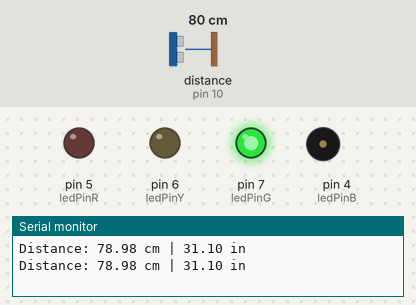
A sketch run on a simulated Arduino Uno, built with avr-gcc and run on an emulated ATmega328P. Parts: output pins drawn as LEDs (lit = HIGH), buzzer (waves = sounding), the last lines printed to the serial monitor. Wiring (inferred from the names in the program): ultrasonic range finder: trigger pin 9; echo pin 10. Inputs (shaded band) come from the test bench; at power-on: distance to the obstacle (sensor on pin 10) 80 cm. The echo pulse lasts 58.3 µs per cm; pins used as bus, display or sensor lines are not drawn.

Above: at 1.8 s.
1.9 s: distance to the obstacle (sensor on pin 10) set to 55 cm
3.4 s: distance to the obstacle (sensor on pin 10) set to 48 cm
At 4.9 s:
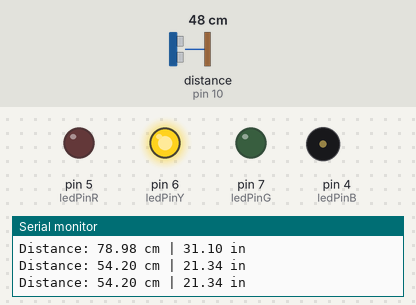
7.5 s: distance to the obstacle (sensor on pin 10) set to 18 cm
At 9.1 s:
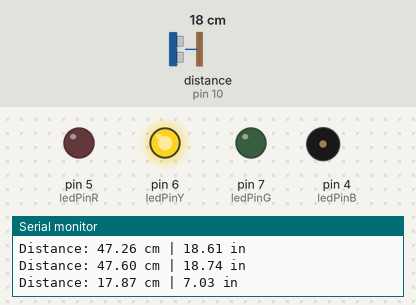
11.0 s: distance to the obstacle (sensor on pin 10) set to 14 cm
At 13.4 s:
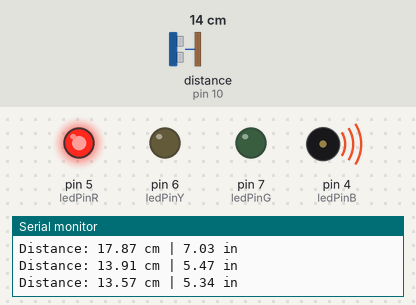
13.7 s: distance to the obstacle (sensor on pin 10) set to 35 cm
At 14.6 s:
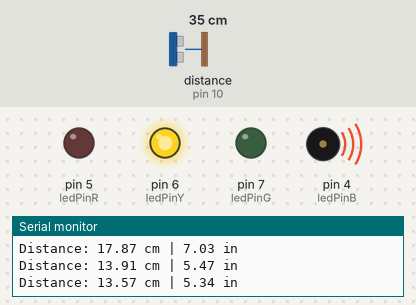
17.8 s: distance to the obstacle (sensor on pin 10) set to 2 cm
At 18.6 s:
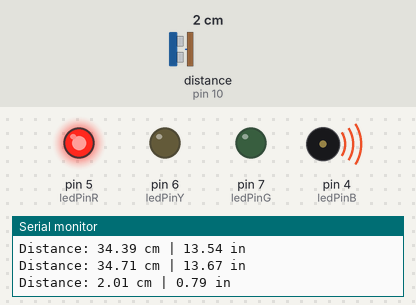
Timing chart, 0 to 20.7 s (numbered marks = the images above; inputs shaded):
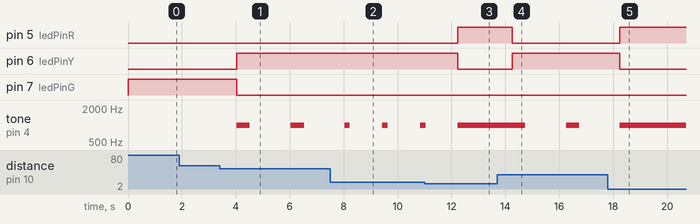

The sketch:

ParkingSystemWithUltraSoundSensorandBuzzer.ino
```cpp
const int trigPin = 9;
const int echoPin = 10;
const int ledPinG = 7;
const int ledPinY = 6;
const int ledPinR = 5;
const int ledPinB =4;

float duration; // variable to store pulse duration
float distanceCM; // variable to store distance in CM
float distanceIN; // variable to store distance in IN

void setup() {
  Serial.begin(9600);
  pinMode(trigPin, OUTPUT);
  pinMode(echoPin, INPUT);
  pinMode(ledPinG, OUTPUT);
  pinMode(ledPinY, OUTPUT);
  pinMode(ledPinR, OUTPUT);
  tone(ledPinB, 1000);   // 1000 Hz sound
}

void loop() {
  // start with a clean signal
  digitalWrite(trigPin, LOW);
  delayMicroseconds(2);
  // send trigger signal
  digitalWrite(trigPin, HIGH);
  delayMicroseconds(10);
  digitalWrite(trigPin, LOW);
  // return pulse duration in microseconds
  // if set to HIGH, pulseIn() waits for the pin to go from LOW to HIGH
  // stops timing when pin goes back LOW
  duration = pulseIn(echoPin, HIGH);
  // convert m/s to in/microsec
  // 343 m/s = .034 cm/microseconds
  distanceCM = (duration * 0.034) / 2;
  // convert to inches, 1in = 2.54cm
  distanceIN = distanceCM / 2.54;
  // print distance to Serial Monitor

//seting up an if statement
if (distanceCM < 15) {
  // VERY CLOSE → constant tone
  digitalWrite(ledPinG, LOW);
  digitalWrite(ledPinY, LOW);
  digitalWrite(ledPinR, HIGH);

  tone(ledPinB, 1000);   // continuous sound
}

else if (distanceCM < 30) {
  // MEDIUM → medium speed beep
  digitalWrite(ledPinG, LOW);
  digitalWrite(ledPinY, HIGH);
  digitalWrite(ledPinR, LOW);

  tone(ledPinB, 1000);
  delay(200);
  noTone(ledPinB);
  delay(200);
}

else if (distanceCM < 50) {
  // FAR BUT DETECTED → slow beep
  digitalWrite(ledPinG, LOW);
  digitalWrite(ledPinY, HIGH);
  digitalWrite(ledPinR, LOW);

  tone(ledPinB, 1000);
  delay(500);
  noTone(ledPinB);
  delay(500);
}

else {
  // VERY FAR → silent
  digitalWrite(ledPinG, HIGH);
  digitalWrite(ledPinY, LOW);
  digitalWrite(ledPinR, LOW);

  noTone(ledPinB);
}


  Serial.print("Distance: ");
  Serial.print(distanceCM);
  Serial.print(" cm | ");
  Serial.print(distanceIN);
  Serial.println(" in");
  delay(1000);
}
```

Measured:
- the behaviour switches between 51 and 50 cm on distance to the obstacle (sensor on pin 10) (found by bisection; images 0 and 1)
- the behaviour switches between 16 and 15 cm on distance to the obstacle (sensor on pin 10) (found by bisection; images 2 and 3)
- after the input at 3.4 s, pin 6 (ledPinY): LOW → HIGH after 0.63 s; pin 7 (ledPinG): HIGH → LOW after 0.63 s; tone on pin 4 (ledPinB): alternates 1000 Hz for 0.50 s and silent for 1.5 s, starting after 0.63 s
- after the input at 7.5 s, tone on pin 4 (ledPinB): alternates 1000 Hz for 0.20 s and silent for 1.2 s, starting after 0.73 s
- after the input at 11.0 s, pin 5 (ledPinR): LOW → HIGH after 1.2 s; pin 6 (ledPinY): HIGH → LOW after 1.2 s; tone on pin 4 (ledPinB): goes on until 12.2 s, then stays 1000 Hz
- after the input at 13.7 s, pin 5 (ledPinR): HIGH → LOW after 0.55 s; pin 6 (ledPinY): LOW → HIGH after 0.55 s; tone on pin 4 (ledPinB): 1000 Hz → silent after 1.0 s, → 1000 Hz 1.5 s later, → silent 0.50 s later
- after the input at 17.8 s, pin 5 (ledPinR): LOW → HIGH after 0.45 s; pin 6 (ledPinY): HIGH → LOW after 0.45 s; tone on pin 4 (ledPinB): goes on until 18.3 s, then stays 1000 Hz
